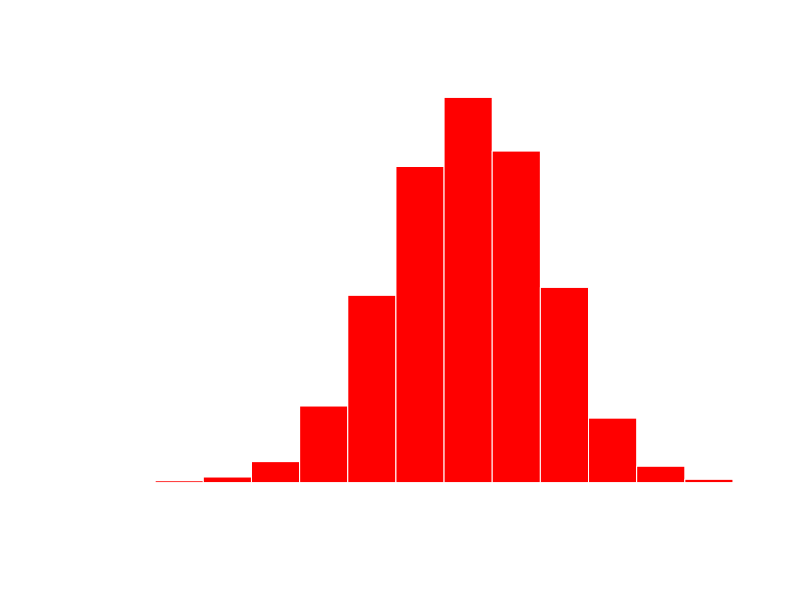
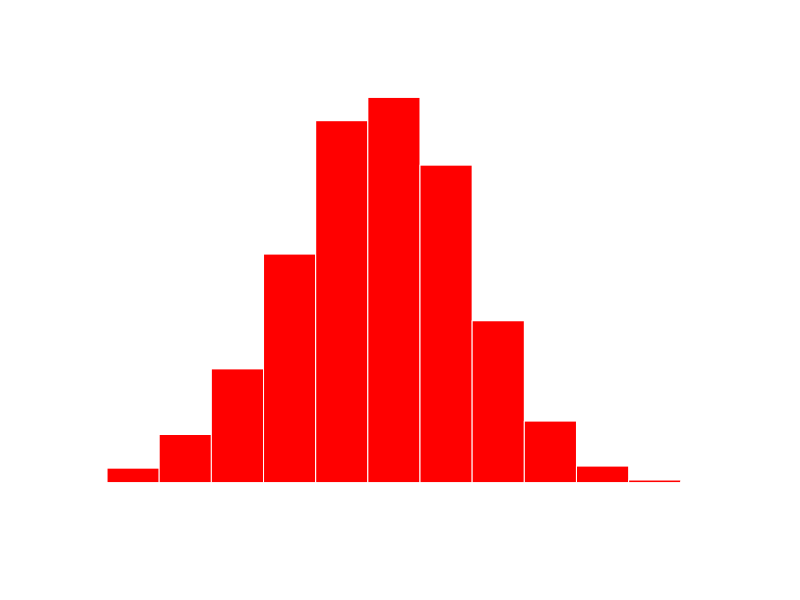
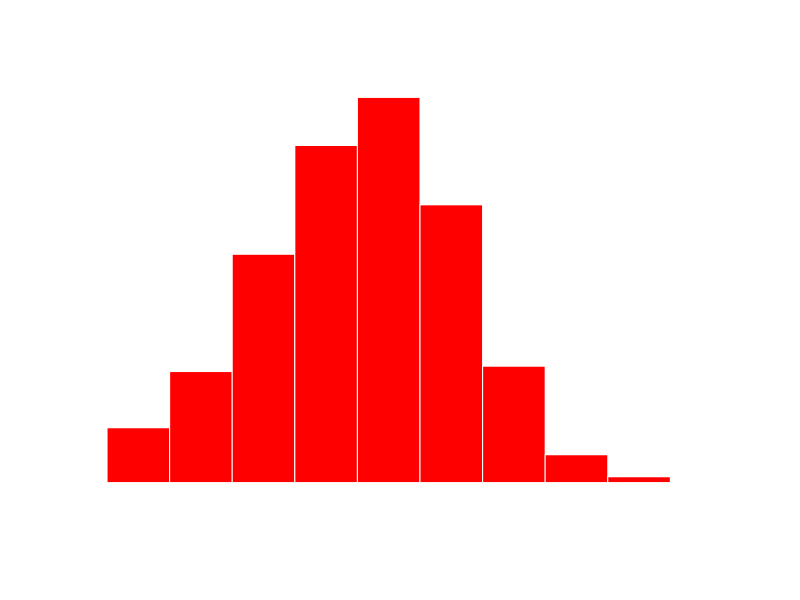
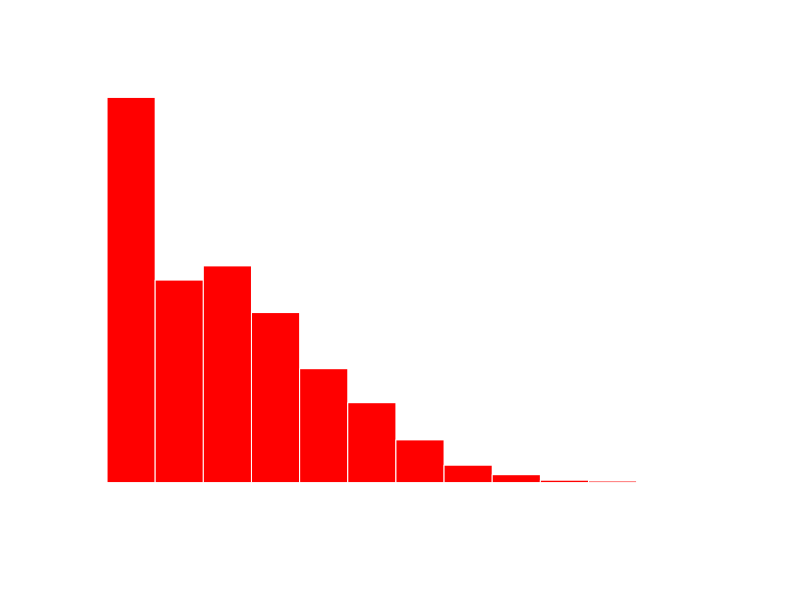
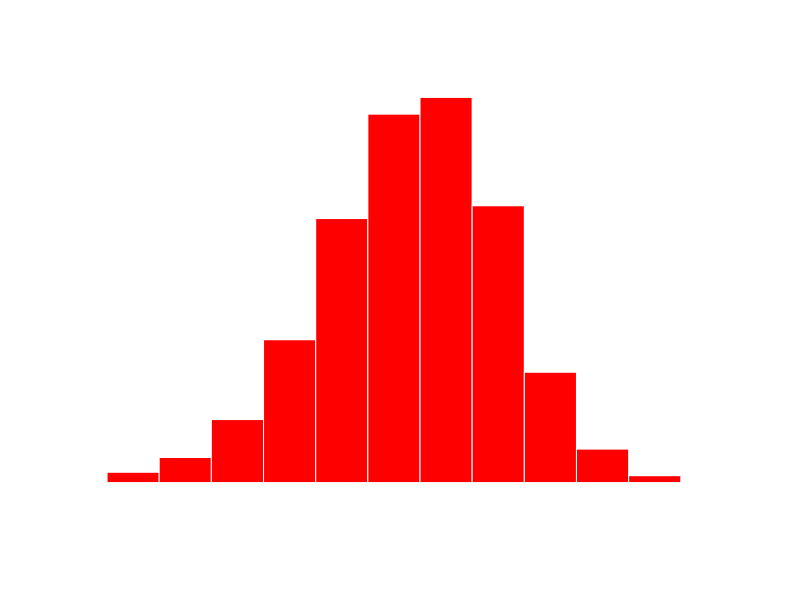
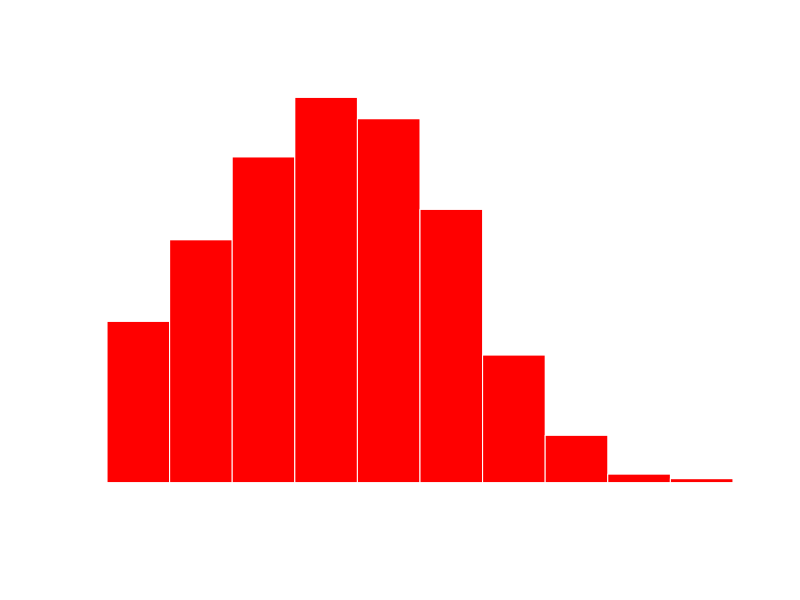
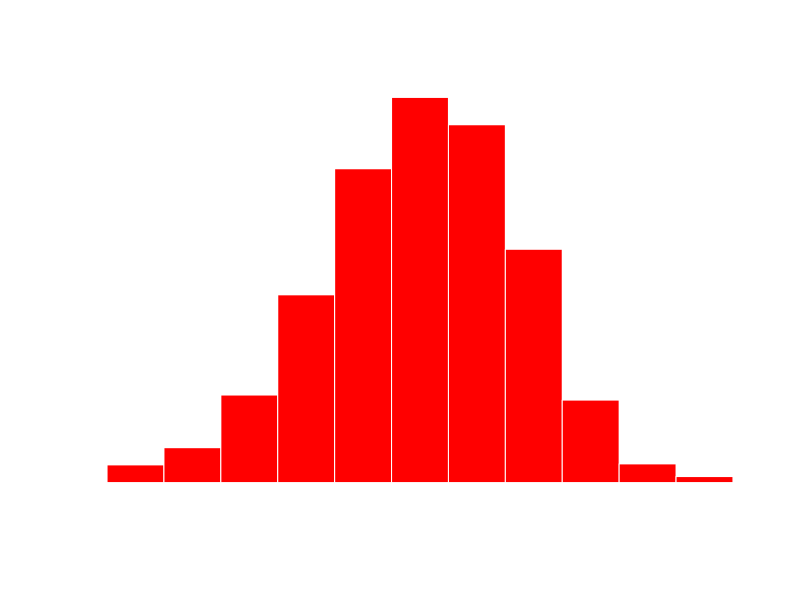
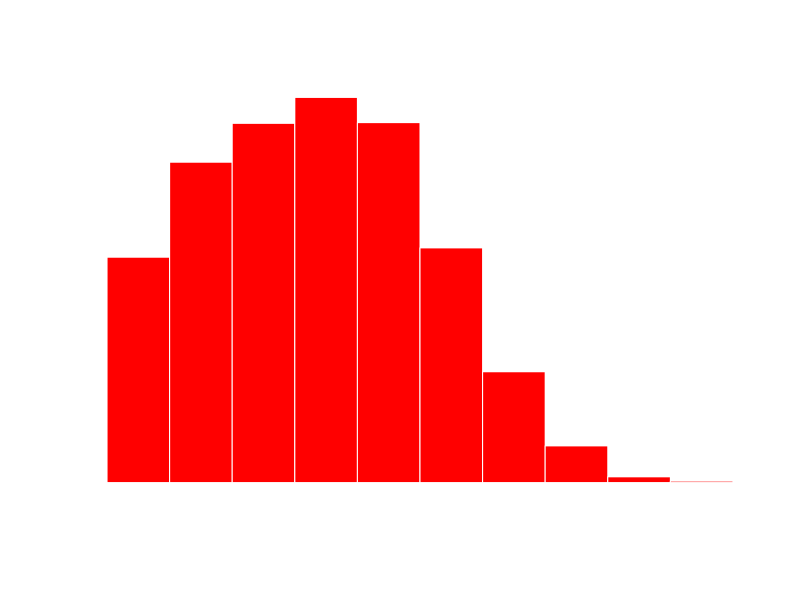

Here is the R script that generated these plots, in order: (Note: this script raises an error after producing the figures.)
library(ellipse)
library(ggplot2)
library(reshape)
library(xtable)
library(digest)
library(xtable)
library(plyr)

quant5 <- function(x){quantile(x, 0.05)}
quant95 <- function(x){quantile(x, 0.95)}

run <- function(all = data.frame(), descr.stats = data.frame(), 
                ref="descr.stats", capt = "" ) {

  descr.stats$Feature <- as.character(descr.stats$Feature)

  descr.stats$quant_5 <- lapply(descr.stats$Feature, 
                                function(x){quantile(all[,x], 0.05,na.rm = T)})
  descr.stats$mean <- lapply(descr.stats$Feature, 
                             function(x){mean(all[,x], na.rm = T)})
  descr.stats$median <- lapply(descr.stats$Feature, 
                               function(x){median(all[,x], na.rm = T)})
  descr.stats$quant_95 <- lapply(descr.stats$Feature, 
                                 function(x){quantile(all[,x], 0.95, na.rm = T)})

  descr.stats$histogram <- lapply(descr.stats$Feature, function(x) {
  
    print(sprintf("Histogram for %s", x))
    data <- all[, x]
    unq <- digest(sprintf("%s.%s", ref, as.character(x)))
    fname <- sprintf("hist-%s.pdf",unq)

    par(mar=c(0,0,0,0))
    plot.window(c(0,1),c(0,1),  xaxs='i', yaxs='i')
    pdf(file = fname , width = 6, height = 3)
    hist(log(data), probability = TRUE, col = "red", border = "white",
         breaks = 10, xlab = "", ylab = "", axes = F, main = NULL)
    dev.off()
    sprintf("\\includegraphics[scale = 0.1, clip = true, trim= 50px 60px 50px 60px]{hist-%s.pdf}", unq)
})

  table <- xtable(descr.stats, label=sprintf("tab:%s", ref),
                  caption= sprintf("%s%s", capt, " Historgrams are in log scale."),
                  align = c("l", "r","p{16em}", rep("r", 4), "c"))

  print.xtable(table, file = sprintf("%s.tex", ref),
               floating.environment = "table*",
               include.rownames = F, size = c(-2),
               sanitize.text.function = 
                  function(str)gsub("_","\\_",str,fixed=TRUE))
}

# Java src code statistics
java.src <- read.csv('java_repo_src_metrics.txt')

descr.stats.src <- data.frame(
  Feature = c('loc',
              'ehloc',
              'num_classes',
              'userdefined_exceptions',
              'num_methods',
              'num_methods_throw',
              'num_public_methods',
              'num_public_methods_throws',
              'num_nonpublic_methods',
              'num_nonpublic_methods_throws',
              #'percent_nonpublic_method_throws',
              'num_throw_statements',
              'num_try',
              'num_catch',
              #'empty_catchs',
              'throw_on_catch',
              'return_on_catch',
              'return_on_finall',
              'log_on_finally',
              'specific_action_onfinally'
             ),
  Description = c(
    "Lines of code.",
    "Lines of code devoted to exception handling.",
    "Number of user defined exception types.",
    "Number of classes.",
    "Number of methods.",
    "Number of methods that throw an exception.",
    "Number of public methods.",
    "Number of public methods that throw an exception.",
    "Number of private/protected/package methods.",
    "Number of private/protected/package methods that throw an exception.",
#    "Percentage of non-public methods that throw",
    "Number of throw statements.",
    "Number of try blocks.",
    "Number of catch blocks.",
#   "Number of empty catch blocks"    
    "Number of try blocks that throw an exception.",
    "Number of catch blocks with an explicit return statement.",
    "Number of finally blocks with an explicit return statement.",
    "Number of finally blocks including logging statements.",
    "Number of finally blocks including resource cleanup actions."
  )
)

run(java.src, descr.stats.src, "java-descr-stats", "Descriptive statistics for the Java dataset.")

# Android and Java stacktrace statistics
java.stacks <- read.csv('java_repo_issues_metrics.txt', sep = ";")
android.stacks <- read.csv('android_repo_issues_metrics.txt', sep = ";")
java.stacks<-rename(java.stacks, c("X.repo_java" = "repo"))
android.stacks<-rename(android.stacks, c("X.repo_android" = "repo"))

all.stacks <- rbind(java.stacks, android.stacks)

descr.stats.stacks <- data.frame(
  Feature = c('all',
              'with_exception',
              'with_stack',
              'defect_issues',
              'defect_with_exception',
              'defect_with_stack'
             ),
  Description = c(
    "All issues recorded for the project.",
    "All issues featuring an exception.",
    "All issues featuring a stack trace.",
    "All issues labeled as defect.",
    "All issues labeled labeled as defect and including an exception.",
    "All issues labeled labeled as defect and including a stacktrace"
  )
)

run(all.stacks, descr.stats.stacks, "stacktrace-stats", "Descriptive statistics for the analyzed issue dataset.")

# Android stats just for selected projects
android.stacks <- read.csv('android_repo_issues_metrics.txt', sep = ";")
android.stacks <- rename(android.stacks, c("X.repo_android" = "repo"))
android.repos <-  read.csv('android-projects.txt')

all.stacks <- merge(android.stacks, android.repos, by.x="repo", by.y="repo") 

descr.stats.stacks <- data.frame(
  Feature = c('all',
              'with_exception',
              'with_stack',
              'defect_issues',
              'defect_with_exception',
              'defect_with_stack'
             ),
  Description = c(
    "All issues recorded for the project.",
    "All issues featuring an exception.",
    "All issues featuring a stack trace.",
    "All issues labeled as defect.",
    "All issues labeled labeled as defect and including an exception.",
    "All issues labeled labeled as defect and including a stacktrace"
  )
)

run(all.stacks, descr.stats.stacks, "android-stack-stats", "Descriptive statistics for the analyzed issue dataset for Android projects.")
